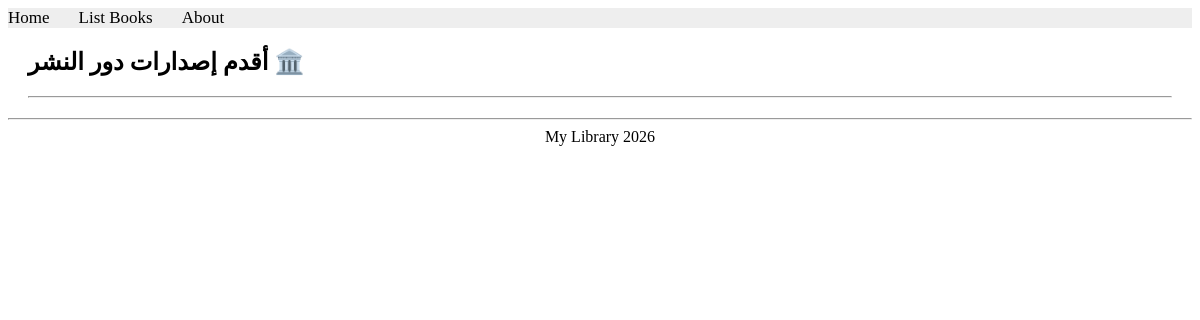
The app's page /books/lab9/task3/, older data.
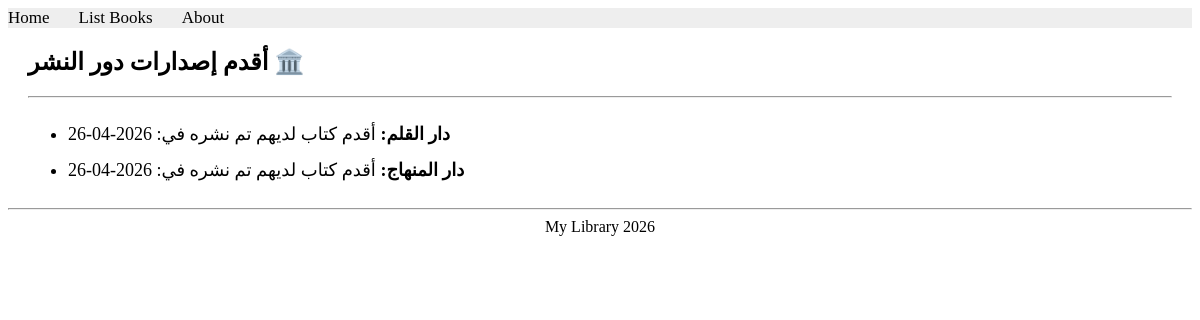
The same page, newer data.
### apps/bookmodule/models.py (models this page shows)
class Publisher(models.Model):
    name = models.CharField(max_length=200)
    location = models.CharField(max_length=300)

### apps/bookmodule/views.py (the view)
# urls.py: path('lab9/task3/', views.task3_lab9, name="books.task3_lab9"),
def task3_lab9(request):
    publishers = Publisher.objects.annotate(oldest_book_date=Min('book__pubdate'))
    return render(request, 'bookmodule/task3_lab9.html', {'publishers': publishers})

### apps/templates/bookmodule/task3_lab9.html (shortened to what this page needs)
{% extends "layouts/base.html" %}
{% block content %}
<div style="margin: 20px;">
    <h2>أقدم إصدارات دور النشر 🏛️</h2>
    <hr>
    <ul style="font-size: 18px; line-height: 2;">
        {% for pub in publishers %}
            <li><strong>{{ pub.name }}:</strong> أقدم كتاب لديهم تم نشره في: {{ pub.oldest_book_date|date:"Y-m-d"|default:"لا يوجد كتب" }}</li>
        {% endfor %}
    </ul>
</div>
{% endblock content %}

Row changes from the older to the newer data that the page shows:
added Publisher: name "دار القلم", oldest_book_date "2026-04-26"
added Publisher: name "دار المنهاج", oldest_book_date "2026-04-26"
